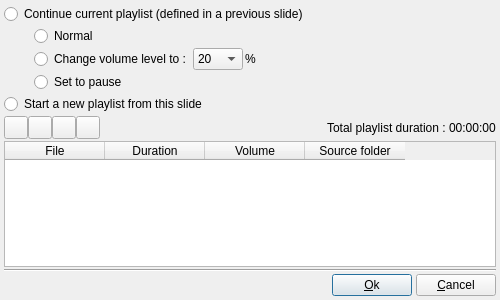
<?xml version="1.0" encoding="UTF-8"?>
<ui version="4.0">
 <class>DlgMusicProperties</class>
 <widget class="QDialog" name="DlgMusicProperties">
  <property name="geometry">
   <rect>
    <x>0</x>
    <y>0</y>
    <width>500</width>
    <height>300</height>
   </rect>
  </property>
  <property name="minimumSize">
   <size>
    <width>500</width>
    <height>300</height>
   </size>
  </property>
  <property name="font">
   <font>
    <pointsize>9</pointsize>
   </font>
  </property>
  <property name="windowTitle">
   <string>Music properties</string>
  </property>
  <layout class="QVBoxLayout" name="verticalLayout">
   <property name="spacing">
    <number>2</number>
   </property>
   <property name="margin">
    <number>4</number>
   </property>
   <item>
    <widget class="QRadioButton" name="SameMusicRD">
     <property name="text">
      <string>Continue current playlist (defined in a previous slide)</string>
     </property>
     <attribute name="buttonGroup">
      <string>buttonGroup</string>
     </attribute>
    </widget>
   </item>
   <item>
    <layout class="QGridLayout" name="gridLayout">
     <property name="leftMargin">
      <number>30</number>
     </property>
     <property name="topMargin">
      <number>0</number>
     </property>
     <property name="rightMargin">
      <number>0</number>
     </property>
     <property name="bottomMargin">
      <number>0</number>
     </property>
     <property name="spacing">
      <number>2</number>
     </property>
     <item row="1" column="0">
      <widget class="QRadioButton" name="SameMusicReduceVolumeRD">
       <property name="text">
        <string>Change volume level to :</string>
       </property>
       <attribute name="buttonGroup">
        <string>buttonGroup_2</string>
       </attribute>
      </widget>
     </item>
     <item row="1" column="1">
      <widget class="QComboBox" name="VolumeReductionFactorCB">
       <property name="sizePolicy">
        <sizepolicy hsizetype="Fixed" vsizetype="Fixed">
         <horstretch>0</horstretch>
         <verstretch>0</verstretch>
        </sizepolicy>
       </property>
       <property name="minimumSize">
        <size>
         <width>50</width>
         <height>0</height>
        </size>
       </property>
       <property name="maximumSize">
        <size>
         <width>50</width>
         <height>16777215</height>
        </size>
       </property>
       <property name="currentIndex">
        <number>7</number>
       </property>
       <item>
        <property name="text">
         <string notr="true">90</string>
        </property>
       </item>
       <item>
        <property name="text">
         <string notr="true">80</string>
        </property>
       </item>
       <item>
        <property name="text">
         <string notr="true">70</string>
        </property>
       </item>
       <item>
        <property name="text">
         <string notr="true">60</string>
        </property>
       </item>
       <item>
        <property name="text">
         <string notr="true">50</string>
        </property>
       </item>
       <item>
        <property name="text">
         <string notr="true">40</string>
        </property>
       </item>
       <item>
        <property name="text">
         <string notr="true">30</string>
        </property>
       </item>
       <item>
        <property name="text">
         <string notr="true">20</string>
        </property>
       </item>
       <item>
        <property name="text">
         <string notr="true">10</string>
        </property>
       </item>
      </widget>
     </item>
     <item row="1" column="2">
      <widget class="QLabel" name="label_3">
       <property name="sizePolicy">
        <sizepolicy hsizetype="Expanding" vsizetype="Preferred">
         <horstretch>0</horstretch>
         <verstretch>0</verstretch>
        </sizepolicy>
       </property>
       <property name="text">
        <string notr="true">%</string>
       </property>
      </widget>
     </item>
     <item row="2" column="0" colspan="3">
      <widget class="QRadioButton" name="SameMusicPauseRD">
       <property name="text">
        <string>Set to pause</string>
       </property>
       <attribute name="buttonGroup">
        <string>buttonGroup_2</string>
       </attribute>
      </widget>
     </item>
     <item row="0" column="0" colspan="3">
      <widget class="QRadioButton" name="SameMusicNormalRD">
       <property name="text">
        <string>Normal</string>
       </property>
       <attribute name="buttonGroup">
        <string>buttonGroup_2</string>
       </attribute>
      </widget>
     </item>
    </layout>
   </item>
   <item>
    <widget class="QRadioButton" name="NewMusicRD">
     <property name="text">
      <string>Start a new playlist from this slide</string>
     </property>
     <attribute name="buttonGroup">
      <string>buttonGroup</string>
     </attribute>
    </widget>
   </item>
   <item>
    <layout class="QHBoxLayout" name="horizontalLayout">
     <property name="spacing">
      <number>0</number>
     </property>
     <property name="margin">
      <number>0</number>
     </property>
     <item>
      <widget class="QToolButton" name="AddMusicBt">
       <property name="text">
        <string notr="true"/>
       </property>
       <property name="icon">
        <iconset>
         <normaloff>icons/view_bottom.png</normaloff>icons/view_bottom.png</iconset>
       </property>
      </widget>
     </item>
     <item>
      <widget class="QToolButton" name="RemoveMusicBt">
       <property name="text">
        <string notr="true"/>
       </property>
       <property name="icon">
        <iconset>
         <normaloff>icons/view_remove.png</normaloff>icons/view_remove.png</iconset>
       </property>
      </widget>
     </item>
     <item>
      <widget class="QToolButton" name="UpMusicBt">
       <property name="text">
        <string notr="true"/>
       </property>
       <property name="icon">
        <iconset>
         <normaloff>icons/up.png</normaloff>icons/up.png</iconset>
       </property>
      </widget>
     </item>
     <item>
      <widget class="QToolButton" name="DownMusicBt">
       <property name="text">
        <string notr="true"/>
       </property>
       <property name="icon">
        <iconset>
         <normaloff>icons/down.png</normaloff>icons/down.png</iconset>
       </property>
      </widget>
     </item>
     <item>
      <widget class="QLabel" name="Label1">
       <property name="text">
        <string>Total playlist duration : </string>
       </property>
       <property name="alignment">
        <set>Qt::AlignRight|Qt::AlignTrailing|Qt::AlignVCenter</set>
       </property>
      </widget>
     </item>
     <item>
      <widget class="QLabel" name="LabelDuration">
       <property name="sizePolicy">
        <sizepolicy hsizetype="Fixed" vsizetype="Preferred">
         <horstretch>0</horstretch>
         <verstretch>0</verstretch>
        </sizepolicy>
       </property>
       <property name="text">
        <string notr="true">00:00:00</string>
       </property>
      </widget>
     </item>
    </layout>
   </item>
   <item>
    <widget class="QTableWidget" name="PlayListTable">
     <property name="editTriggers">
      <set>QAbstractItemView::DoubleClicked</set>
     </property>
     <property name="showDropIndicator" stdset="0">
      <bool>false</bool>
     </property>
     <property name="dragDropOverwriteMode">
      <bool>false</bool>
     </property>
     <property name="selectionMode">
      <enum>QAbstractItemView::SingleSelection</enum>
     </property>
     <property name="selectionBehavior">
      <enum>QAbstractItemView::SelectRows</enum>
     </property>
     <property name="wordWrap">
      <bool>false</bool>
     </property>
     <property name="cornerButtonEnabled">
      <bool>false</bool>
     </property>
     <attribute name="verticalHeaderVisible">
      <bool>false</bool>
     </attribute>
     <column>
      <property name="text">
       <string>File</string>
      </property>
      <property name="font">
       <font>
        <pointsize>9</pointsize>
       </font>
      </property>
     </column>
     <column>
      <property name="text">
       <string>Duration</string>
      </property>
      <property name="font">
       <font>
        <pointsize>9</pointsize>
       </font>
      </property>
     </column>
     <column>
      <property name="text">
       <string>Volume</string>
      </property>
      <property name="font">
       <font>
        <pointsize>9</pointsize>
       </font>
      </property>
     </column>
     <column>
      <property name="text">
       <string>Source folder</string>
      </property>
      <property name="font">
       <font>
        <pointsize>9</pointsize>
       </font>
      </property>
     </column>
    </widget>
   </item>
   <item>
    <widget class="Line" name="line">
     <property name="orientation">
      <enum>Qt::Horizontal</enum>
     </property>
    </widget>
   </item>
   <item>
    <layout class="QHBoxLayout" name="horizontalLayout_2">
     <property name="spacing">
      <number>4</number>
     </property>
     <item>
      <spacer name="horizontalSpacer_2">
       <property name="orientation">
        <enum>Qt::Horizontal</enum>
       </property>
       <property name="sizeHint" stdset="0">
        <size>
         <width>40</width>
         <height>20</height>
        </size>
       </property>
      </spacer>
     </item>
     <item>
      <widget class="QPushButton" name="OKBT">
       <property name="text">
        <string>&amp;Ok</string>
       </property>
       <property name="icon">
        <iconset>
         <normaloff>icons/agt_action_success.png</normaloff>icons/agt_action_success.png</iconset>
       </property>
      </widget>
     </item>
     <item>
      <widget class="QPushButton" name="CloseBT">
       <property name="text">
        <string>&amp;Cancel</string>
       </property>
       <property name="icon">
        <iconset>
         <normaloff>icons/agt_action_fail.png</normaloff>icons/agt_action_fail.png</iconset>
       </property>
      </widget>
     </item>
    </layout>
   </item>
  </layout>
 </widget>
 <tabstops>
  <tabstop>SameMusicRD</tabstop>
  <tabstop>SameMusicNormalRD</tabstop>
  <tabstop>SameMusicReduceVolumeRD</tabstop>
  <tabstop>VolumeReductionFactorCB</tabstop>
  <tabstop>SameMusicPauseRD</tabstop>
  <tabstop>NewMusicRD</tabstop>
  <tabstop>AddMusicBt</tabstop>
  <tabstop>RemoveMusicBt</tabstop>
  <tabstop>UpMusicBt</tabstop>
  <tabstop>DownMusicBt</tabstop>
  <tabstop>PlayListTable</tabstop>
  <tabstop>OKBT</tabstop>
  <tabstop>CloseBT</tabstop>
 </tabstops>
 <resources/>
 <connections/>
 <buttongroups>
  <buttongroup name="buttonGroup_2"/>
  <buttongroup name="buttonGroup"/>
 </buttongroups>
</ui>
